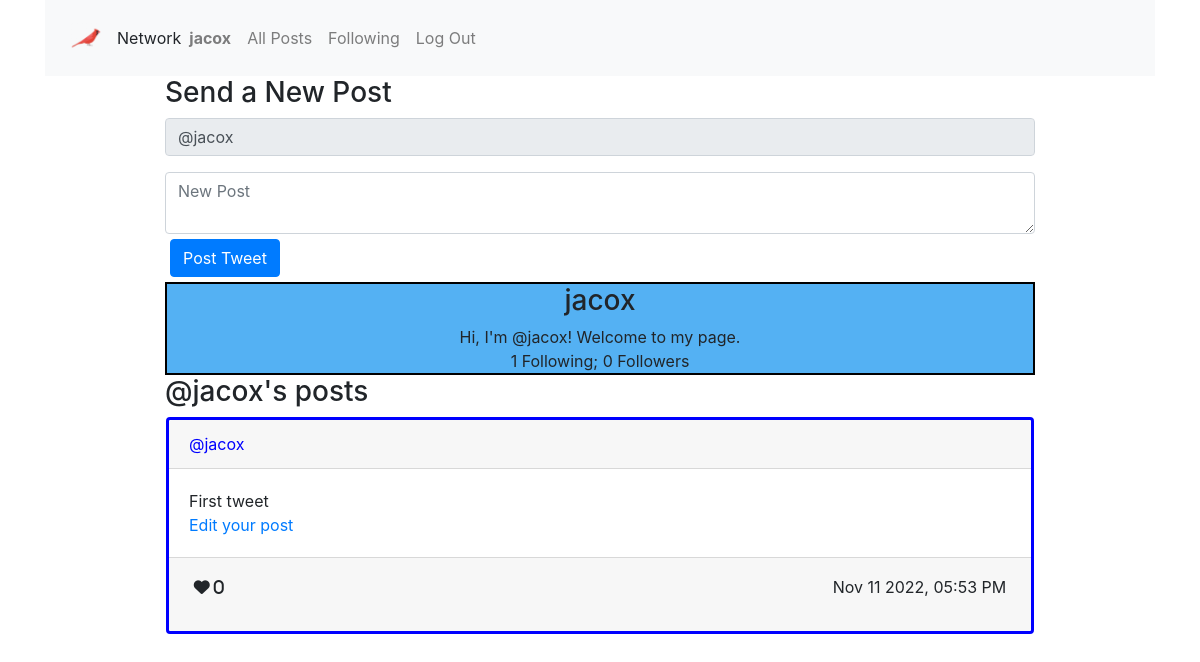
Before: /profile/jacox (signed in) with the older database file.
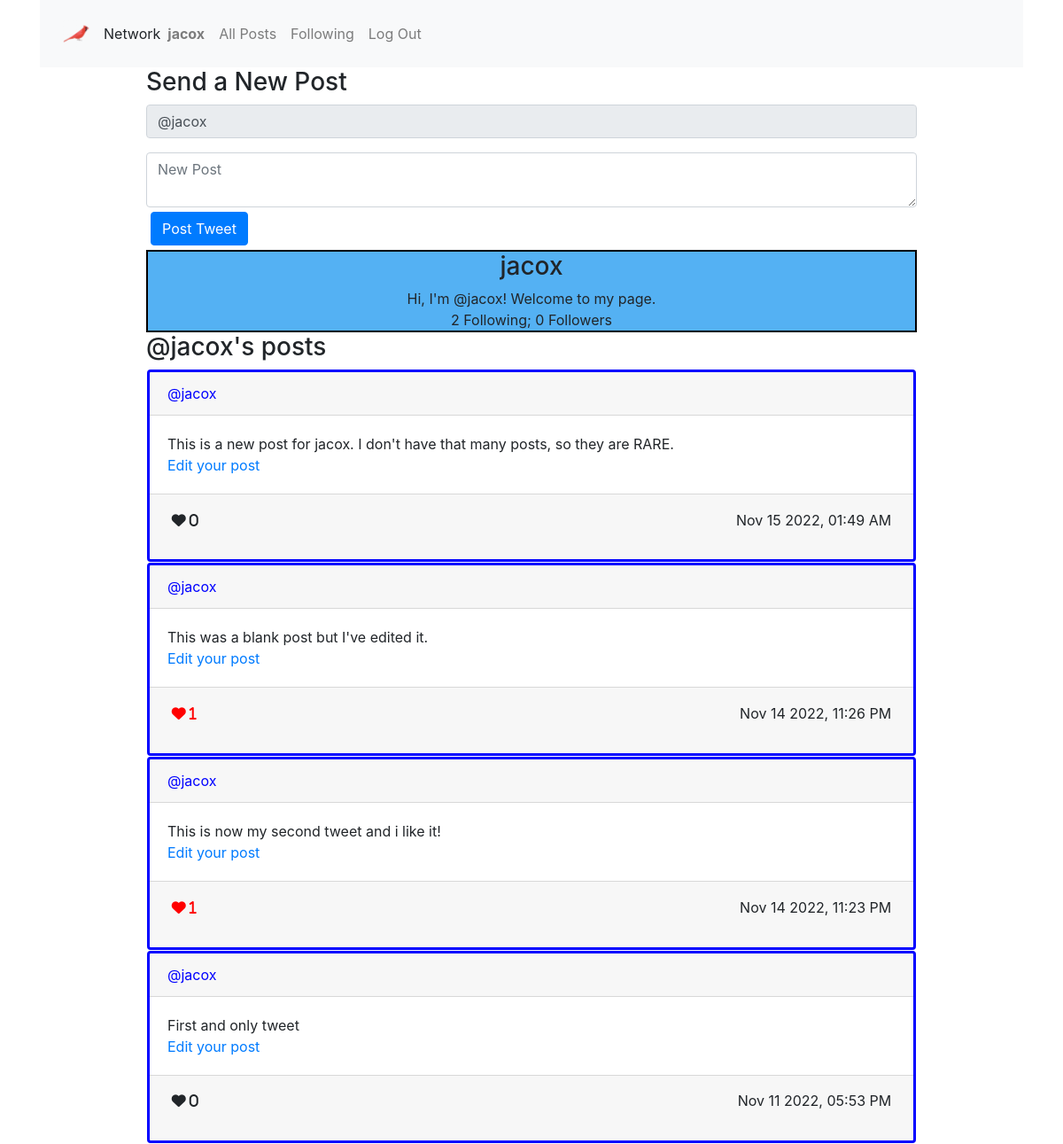
After: the same page with the newer database file.
### network/models.py (models this page shows, shortened)
class User(AbstractUser):
    pass

class Tweet(models.Model):
    sender = models.ForeignKey("User", on_delete=models.CASCADE)
    body = models.TextField(blank=True)
    timestamp = models.DateTimeField(auto_now_add=True)
    likes = models.ManyToManyField("User", related_name="userlikes", blank=True)
    def serialize(self):
        return {
            "id": self.id,
            "sender": self.sender.username,
            "body": self.body,
            "timestamp": self.timestamp.strftime("%b %d %Y, %I:%M %p"),
            "likes": [user.username for user in self.likes.all()],
            "likecount": len(self.likes.all())
        }

### network/views.py (the view)
# urls.py: path("profile/<str:username>", views.profile, name="profile"),
def profile(request, username, page=1):
    try:
        theuser = User.objects.get(username=username)
    except User.DoesNotExist:
        return render(request, "network/index.html", {
                "message": "Invalid username."
            })
    tweetlist = Tweet.objects.filter(sender=theuser)
    tweetlist = tweetlist.order_by("-timestamp").all()
    paginator = Paginator(tweetlist, per_page=PERPAGE)
    page_object = paginator.get_page(page)
    if request.user.is_authenticated:
        showinput = True
    else:
        showinput = False
    showprofile = True
    listname = "@" + username + "'s posts"
    try:
        theprofile = Profile.objects.get(user=theuser)
    except Profile.DoesNotExist:
        theprofile = Profile(user=theuser, description="Hi, I'm " + "@" + theuser.username + "! Welcome to my page.")
        theprofile.save()
    if not request.user.is_authenticated:
        print("no follow not logged in")
        followbutton = "no"
    elif theuser == request.user:
        print("no follow button ", request.user.username, " logged in can't follow yourself")
        followbutton = "no"
    elif Profile.objects.get(user=request.user) in theuser.isfollowedby.all():
        print("logged in user ", request.user.username, "already follows ", theuser.username)
        followbutton = "unfollow"
    else:
        print("logged in user ", request.user.username, "doesn't already follow", theuser.username)
        followbutton = "follow"
    context = {
        "showinput": showinput,
        "showprofile": showprofile,
        "listname": listname,
        "profile": theprofile.serialize(),
        "tweetlist": processtweetlist(request, page_object),
        "page": {
            "current": page_object.number,
            "has_next": page_object.has_next(),
            "has_previous": page_object.has_previous()
        },
        "followbutton": followbutton
    }
    return render(request, "network/profile.html", context)

### network/models.py (called while the page is built)
    def serialize(self):
        return {
            "id": self.id,
            "user": self.user.username,
            "description": self.description,
            "follows": [user.username for user in self.follows.all()],
            "isfollowedby": [profile.user.username for profile in self.user.isfollowedby.all()]
        }

### network/views.py (called while the page is built)
def processtweetlist(request, tweetlist):
    returnlist = []
    for tweet in tweetlist:
        stweet = tweet.serialize()
        if not request.user.is_authenticated:
            stweet['redheart'] = False
        else:
            stweet['redheart'] = (request.user in tweet.likes.all())
        returnlist.append(stweet)
    return returnlist

### network/templates/network/profile.html (shortened to what this page needs)
{% extends "network/layout.html" %}
{% load static %}

### network/templates/network/layout.html (shortened to what the changed rows need)
<!DOCTYPE html>
<html lang="en">
    {% load static %}
    <head>
        <link rel="stylesheet" href="https://stackpath.bootstrapcdn.com/bootstrap/4.4.1/css/bootstrap.min.css">
        <link href="{% static 'network/styles.css' %}" rel="stylesheet">
    </head>
    <body>
        <div class="container">
            <nav class="navbar navbar-expand-lg navbar-light bg-light">
                <ul class="navbar-nav mr-auto">
                    {% if request.user.is_authenticated %}
                        <li class="nav-item">
                            <a class="nav-link" id="usernamelink" href="{% url 'profile' request.user.username %}"><strong>{{ request.user.username }}</strong></a>
                        </li>
                    {% endif %}
                </ul>
            </nav>
        </div>
        {% block body %}
        <div class="body">
            <div class='container w-75'>
                {% if showinput %}
                    <div id="compose-view">
                        <h3>Send a New Post</h3>
                        <form id="compose-form">
                            <div class="form-group">
                                <input disabled class="form-control" value="@{{ request.user.username }}">
                            </div>
                            <textarea class="form-control" id="compose-body" placeholder="New Post"></textarea>
                            <button id="post_tweet" type="button" onclick=posttweet(event) class="btn btn-primary">Post Tweet</button>
                        </form>
                    </div>
                {% endif %}
                {% if showprofile %}
                    <div id="profile-view">
                        <h3 id="profile_title">
                            {{ profile.user }}
                        </h3>
                        <div id="profile_content">
                            <div>
                                {{ profile.description }}
                            </div>
                            <div>
                                {{ profile.follows | length }} Following; {{ profile.isfollowedby | length }} Follower{{ profile.isfollowedby | length | pluralize }}
                            </div>
                        </div>
                    </div>
                {% endif %}
                <div id="tweets-view">
                    <div id="tweets_content">
                        {% if tweetlist|length == 0 %}
                            <i>No posts to display</i>
                        {% else %}
                            {% for tweet in tweetlist %}
                                <div class='card' id='card{{ forloop.counter0 }}'>
                                    <div class='card-header' onclick='displayprofile("{{tweet.sender}}")'>
                                        @{{ tweet.sender }}
                                    </div>
                                    <div id='cardbody{{ forloop.counter0 }}' class='card-body'>
                                        <div class='card-text'>
                                            {{ tweet.body }}
                                        </div>
                                        <div class='card-text'>
                                            {% if tweet.sender == request.user.username %}
                                                <a href='javascript:void(0)' onclick='edittweet({{ forloop.counter0 }})'>Edit your post</a>
                                            {% endif %}
                                        </div>
                                    </div>
                                    <div class='card-footer'>
                                        <table class='table table-sm table-borderless'>
                                            <tbody>
                                                <tr>
                                                    <td>
                                                        <i id='heart{{ forloop.counter0 }}' onclick='togglelike(event, {{ forloop.counter0 }}, {{ tweet.id }})'
                                                            class="fa-solid fa-heart"
                                                            {% if tweet.redheart %}
                                                                name="red"
                                                            {% else %}
                                                                name="black"
                                                            {% endif %}
                                                        >&nbsp{{ tweet.likecount }}</i>
                                                    </td>
                                                    <td id='rj'>
                                                        {{ tweet.timestamp }}
                                                    </td>
                                                </tr>
                                            </tbody>
                                        </table>
                                    </div>
                                </div>
                            {% endfor %}
                        {% endif %}
                    </div>
                </div>
            </div>
            {% endblock %}
        </div>
    </body>
</html>

Changed rows visible on the page:
added Tweet: body "This is a new post for jacox. I don't have that many posts, so they are RARE."
added Tweet: body "This was a blank post but I've edited it."
added Tweet: body "This is now my second tweet and i like it!"
Other visible differences:
{{ profile.follows | length }}: "1" → "2"
new list line: "@ Edit your post 0 Nov 15 2022, 01:49 AM"
new list line: "jacox"
new list line: "@ Edit your post 1 Nov 14 2022, 11:26 PM"
new list line: "@ Edit your post 1 Nov 14 2022, 11:23 PM"
new list line: "@ Edit your post 0 Nov 11 2022, 05:53 PM"
new list line: "First and only tweet"
list line gone: "@ Edit your post 0 Nov 11 2022, 05:53 PM"
list line gone: "jacox"
list line gone: "First tweet"
